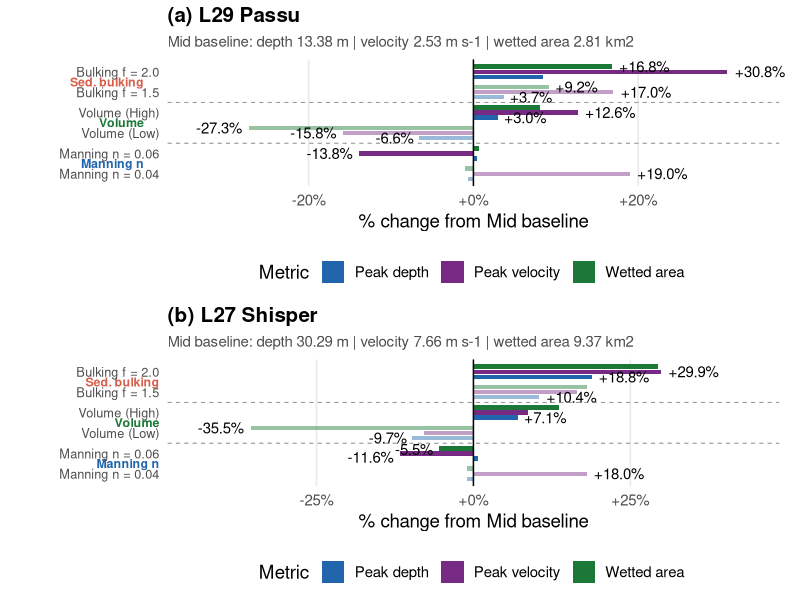
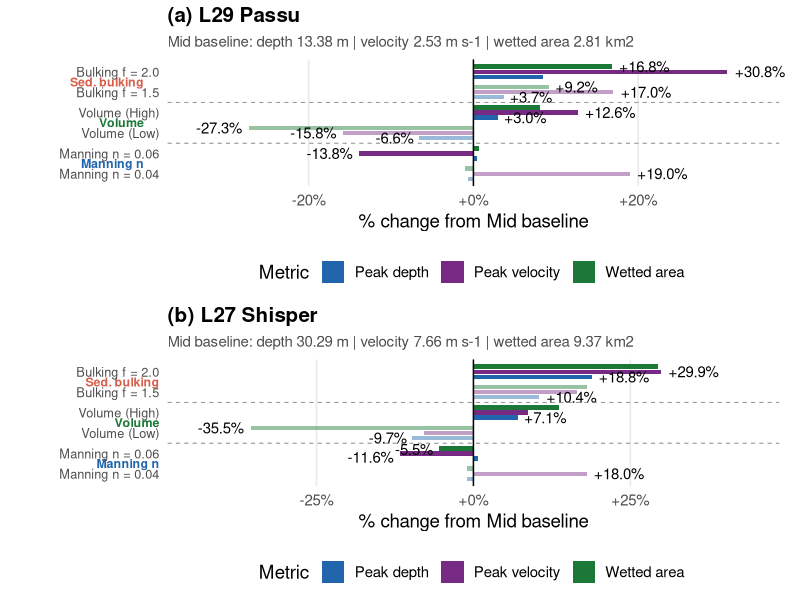

Reproduce these figures in R, in order.
# ============================================================
# fig08_v6_tornado.R
# ============================================================
setwd("C:/Users/sadaf/Documents/PPR3")
library(ggplot2)
library(dplyr)
library(tidyr)
library(readr)
library(cowplot)
OUT_DIR   <- "C:/Users/sadaf/Documents/PPR3/figures"
FIG_W     <- 22.0
FIG_H     <- 26.0
FIG_DPI   <- 800   # bumped from 600 to 800 dpi for repo/publication release
BASE_SIZE <- 9   # bumped from 7 for label legibility (R4.9)
# ── 1. Load & merge verified data ─────────────────────────────
ver <- read_csv("data/processed/ALL_simulation_results_VERIFIED.csv",
                show_col_types = FALSE) %>%
  mutate(scenario = recode(scenario,
    "Mid_b15" = "Mid_bulk1.5",
    "Mid_b20" = "Mid_bulk2.0"))
# NOTE: all_simulations_combined.csv (no suffix) no longer exists on
# disk -- reading all_simulations_combined_v2.csv instead. That file
# already uses a "lake" column (not "lake_id"), so no rename is needed.
combined <- read_csv("data/processed/all_simulations_combined_v2.csv",
                     show_col_types = FALSE) %>%
  mutate(scenario = recode(scenario,
    "Mid_bulk15" = "Mid_bulk1.5",
    "Mid_bulk20" = "Mid_bulk2.0",
    "Mid_b15"    = "Mid_bulk1.5",
    "Mid_b20"    = "Mid_bulk2.0")) %>%
  select(-any_of(c("peak_depth_m",
                   "wetted_area_km2",
                   "peak_velocity_p95",
                   "peak_velocity_max")))
sim <- combined %>%
  left_join(
    ver %>% select(lake, scenario, peak_depth_m, peak_vel_p95,
                   peak_vel_max, wetted_area_km2),
    by = c("lake", "scenario")
  )
cat("sim columns:", paste(names(sim), collapse = ", "), "\n")
cat("peak_depth_m NAs:", sum(is.na(sim$peak_depth_m)), "\n")
cat("peak_vel_p95 NAs:", sum(is.na(sim$peak_vel_p95)), "\n\n")
d29 <- sim %>% filter(lake == "L29")
d27 <- sim %>% filter(lake == "L27")
# ── 2. Compute percent change from Mid baseline ─────────────
compute_tornado <- function(df, lake_label) {
  mid       <- df %>% filter(scenario == "Mid_baseline")
  mid_depth <- mid$peak_depth_m
  mid_vel   <- mid$peak_vel_p95
  mid_area  <- mid$wetted_area_km2
  scens <- df %>%
    filter(scenario != "Mid_baseline") %>%
    mutate(
      pct_depth = (peak_depth_m - mid_depth) / mid_depth * 100,
      pct_vel   = (peak_vel_p95 - mid_vel) / mid_vel * 100,
      pct_area  = (wetted_area_km2 - mid_area) / mid_area * 100,
      param = case_when(
        scenario == "Low"         ~ "Volume (Low)",
        scenario == "High"        ~ "Volume (High)",
        scenario == "Mid_n04"     ~ "Manning n = 0.04",
        scenario == "Mid_n06"     ~ "Manning n = 0.06",
        scenario == "Mid_bulk1.5" ~ "Bulking f = 1.5",
        scenario == "Mid_bulk2.0" ~ "Bulking f = 2.0"
      )
    )
  long <- scens %>%
    select(param, pct_depth, pct_vel, pct_area) %>%
    pivot_longer(
      cols      = c(pct_depth, pct_vel, pct_area),
      names_to  = "metric",
      values_to = "pct_change"
    ) %>%
    mutate(
      metric = recode(metric,
        pct_depth = "Peak depth",
        pct_vel   = "Peak velocity",
        pct_area  = "Wetted area"
      ),
      lake = lake_label,
      show_label = abs(pct_change) >= 2.0
    )
  return(long)
}
long_l29 <- compute_tornado(d29, "L29 Passu")
long_l27 <- compute_tornado(d27, "L27 Shisper")
# ── 3. Baseline subtitles ───────────────────────────────────
get_mid <- function(df, col) {
  df %>% filter(scenario == "Mid_baseline") %>% pull({{ col }})
}
sub_l29 <- sprintf(
  "Mid baseline: depth %.2f m | velocity %.2f m s-1 | wetted area %.2f km2",
  get_mid(d29, peak_depth_m),
  get_mid(d29, peak_vel_p95),
  get_mid(d29, wetted_area_km2)
)
sub_l27 <- sprintf(
  "Mid baseline: depth %.2f m | velocity %.2f m s-1 | wetted area %.2f km2",
  get_mid(d27, peak_depth_m),
  get_mid(d27, peak_vel_p95),
  get_mid(d27, wetted_area_km2)
)
# ── 4. Factor ordering ──────────────────────────────────────
param_order <- c(
  "Manning n = 0.04",
  "Manning n = 0.06",
  "Volume (Low)",
  "Volume (High)",
  "Bulking f = 1.5",
  "Bulking f = 2.0"
)
metric_order <- c(
  "Peak depth",
  "Peak velocity",
  "Wetted area"
)
long_l29 <- long_l29 %>%
  mutate(
    param = factor(param, levels = param_order),
    metric = factor(metric, levels = metric_order)
  )
long_l27 <- long_l27 %>%
  mutate(
    param = factor(param, levels = param_order),
    metric = factor(metric, levels = metric_order)
  )
# ── 5. Colors ───────────────────────────────────────────────
metric_cols <- c(
  "Peak depth"    = "#2166AC",
  "Peak velocity" = "#762A83",
  "Wetted area"   = "#1B7837"
)

# ── 6. Group assignment and bold/pastel shading ──────────────
# Each of the 6 "param" levels belongs to one of three parameter
# groups, and to one of two rows within that group (the higher-
# magnitude / higher-value member of the pair rendered at full
# opacity, the other at reduced opacity).
group_of <- function(param) {
  case_when(
    param %in% c("Bulking f = 1.5", "Bulking f = 2.0")   ~ "Sed. bulking",
    param %in% c("Volume (Low)", "Volume (High)")        ~ "Volume",
    param %in% c("Manning n = 0.04", "Manning n = 0.06") ~ "Manning n"
  )
}
shade_of <- function(param) {
  ifelse(param %in% c("Bulking f = 2.0", "Volume (High)", "Manning n = 0.06"),
         "bold", "pastel")
}
group_cols <- c(
  "Sed. bulking" = "#D6604D",
  "Volume"       = "#1B7837",
  "Manning n"    = "#2166AC"
)
group_order <- c("Manning n", "Volume", "Sed. bulking")  # bottom-to-top, matches param_order

for (df_name in c("long_l29", "long_l27")) {
  df <- get(df_name)
  df$group <- factor(group_of(df$param), levels = group_order)
  df$shade <- shade_of(df$param)
  assign(df_name, df)
}

# ── 7. Plot builder ────────────────────────────────────────
build_panel <- function(df, panel_title, subtitle, x_limits) {
  ggplot(df, aes(x = param, y = pct_change, fill = metric, alpha = shade)) +
    geom_col(position = position_dodge(width = 0.75), width = 0.65) +
    geom_text(
      data = df[df$show_label, ],
      aes(label = sprintf("%+.1f%%", pct_change),
          hjust = ifelse(pct_change >= 0, -0.15, 1.15)),
      position = position_dodge(width = 0.75),
      size = BASE_SIZE * 0.42, alpha = 1, color = "black",
      check_overlap = TRUE
    ) +
    geom_hline(yintercept = 0, color = "grey20", linewidth = 0.3) +
    # ylim (not a hard scale limit) zooms the view without dropping data
    # outside it -- the group-name labels below are placed just past
    # this range and rely on clip = "off" to still be drawn.
    coord_flip(ylim = x_limits, clip = "off") +
    scale_fill_manual(values = metric_cols, name = "Metric") +
    scale_alpha_manual(values = c(bold = 1, pastel = 0.45), guide = "none") +
    scale_y_continuous(labels = function(x) paste0(ifelse(x >= 0, "+", ""), x, "%"),
                        expand = expansion(mult = 0.08)) +
    labs(title = panel_title, subtitle = subtitle,
         x = NULL, y = "% change from Mid baseline") +
    theme_minimal(base_size = BASE_SIZE * 1.5) +
    theme(
      panel.grid.major.y = element_blank(),
      panel.grid.minor   = element_blank(),
      axis.text.y   = element_text(size = rel(0.85)),
      plot.title    = element_text(face = "bold", size = rel(1.1)),
      plot.subtitle = element_text(color = "grey30", size = rel(0.8)),
      legend.position = "bottom",
      plot.margin = margin(t = 5, r = 15, b = 5, l = 45)
    )
}

# Horizontal separators between the three parameter groups (drawn as
# dashed lines between params 2/3 and 4/5 of the 6-level y-axis).
add_group_separators <- function(p) {
  p + geom_hline(yintercept = 0) +
    annotate("segment", x = 2.5, xend = 2.5, y = -Inf, yend = Inf,
             linetype = "dashed", color = "grey50", linewidth = 0.3) +
    annotate("segment", x = 4.5, xend = 4.5, y = -Inf, yend = Inf,
             linetype = "dashed", color = "grey50", linewidth = 0.3)
}

# Group-name side labels with a coloured vertical tick, drawn outside
# the panel using coord_flip(clip = "off") plus expanded plot margin
# (set in build_panel() above).
add_group_labels <- function(p, df, y_min) {
  labs_df <- df %>%
    distinct(param, group) %>%
    mutate(x = as.numeric(factor(param, levels = param_order))) %>%
    group_by(group) %>%
    summarise(x_mid = mean(x), .groups = "drop")
  p +
    geom_text(
      data = labs_df,
      aes(x = x_mid, y = y_min, label = group, color = group),
      inherit.aes = FALSE, fontface = "bold", hjust = 1,
      size = BASE_SIZE * 0.35
    ) +
    scale_color_manual(values = group_cols, guide = "none")
}

p29 <- build_panel(long_l29, "(a) L29 Passu", sub_l29, c(-32, 32))
p29 <- add_group_separators(p29)
p29 <- add_group_labels(p29, long_l29, y_min = -40)

p27 <- build_panel(long_l27, "(b) L27 Shisper", sub_l27, c(-42, 42))
p27 <- add_group_separators(p27)
p27 <- add_group_labels(p27, long_l27, y_min = -50)

p_final <- plot_grid(p29, p27, ncol = 1, align = "v")

# ── 8. Save ────────────────────────────────────────────────
dir.create(OUT_DIR, showWarnings = FALSE)

ggsave(file.path(OUT_DIR, "fig08_v6_tornado.png"), p_final,
       width = FIG_W, height = FIG_H, units = "cm",
       dpi = FIG_DPI, bg = "white")

ggsave(file.path(OUT_DIR, "fig08_v6_tornado.tiff"), p_final,
       width = FIG_W, height = FIG_H, units = "cm",
       dpi = FIG_DPI, bg = "white", compression = "lzw")

cat("Saved: fig08_v6_tornado.png + .tiff\n")
